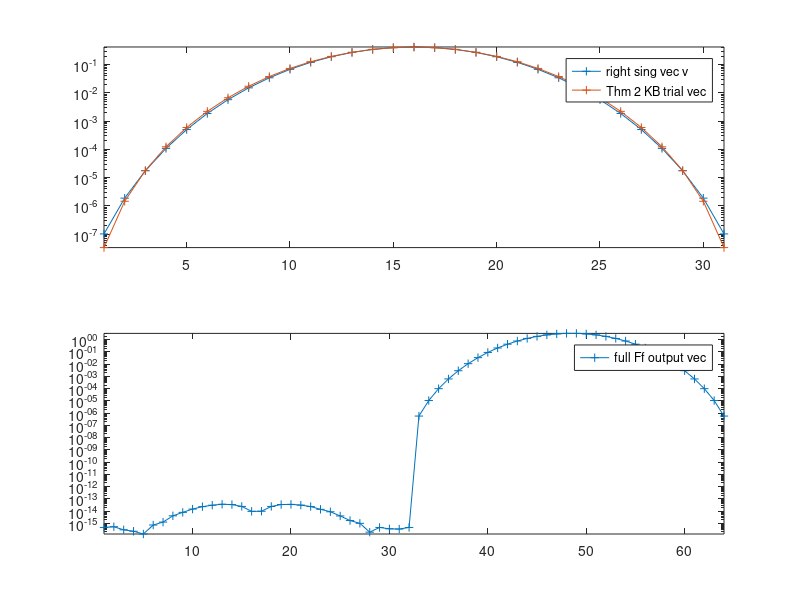

Here is the MATLAB script that generated this plot:
% see if the trial vector in Thm 2 is close to the actual min sing vec.
% Barnett 4/13/20.
clear
N=64;
F = fft(eye(N));
p=N/2, q=N/2-1;   % near diag, where gets nonsharp by factor 1.45 or so.
assert(q<=p,'must be tall or square')    % for trial vec to be in v (right)
[U S V] = svd(F(1:p,1:q));
sig1 = S(1,1); sigmin = S(q,q);
fprintf('N=%d, p=%d, q=%d: cond = %.3g\n',N,p,q,sig1/sigmin)  % cond
vmin = V(:,end); umin = U(:,end);
Ff = F(:,1:q)*vmin;
s = pi/2*(1-p/N)*q;   % our sigma width param
% really, edges can go out to +-(q+1)/2 where hits zero
s = pi/2*(1-p/N)*(q-2);   % slightly optimized sigma width param
J = floor(-q/2+.75):floor(q/2-.25);    % handles both even and odd cases
v0 = besseli(0,s*sqrt(1-(2*J/q).^2)) - 1;  % our DKB trial vec
v0 = v0'/norm(v0);  % unit norm col vec
figure(1); clf
subplot(2,1,1); semilogy([abs(vmin), v0],'+-');
legend('right sing vec v','Thm 2 KB trial vec');
axis tight;
subplot(2,1,2); semilogy(abs(Ff),'+-'); legend('full Ff output vec');
axis tight;
